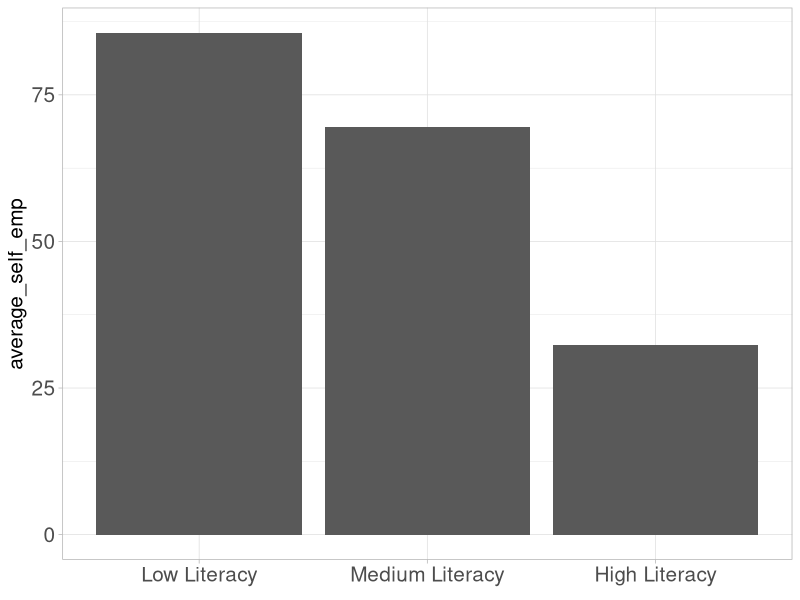

Reproduce this figure in R.
# author : Pierre Pili
# email : pierre.pili@etu.minesparis.psl.eu
# description : Question 1.2c
# Based on the literacy variable, create a new variable which classifies
# countries into low literacy (< 50%), medium literacy (50% - 80%), and high
# literacy (> 80%). Then present a bar graph comparing the mean self-employment
# rates in each of these 3 literacy-based categories of countries.



### Libraries
library(tidyverse)
library(ggplot2)
library(readxl)

### Imports
df <- read_excel("Exercise_1/RAW/employment.xls") #nolint


### Core
# Create a new category for the literacy variable
literacy_levels <- c("Low Literacy", "Medium Literacy", "High Literacy")

df <- df %>%
  mutate(literacy_category = case_when(
    literacy < 50 ~ "Low Literacy",
    literacy >= 50 & literacy <= 80 ~ "Medium Literacy",
    literacy > 80 ~ "High Literacy"
  ))

# Summarize the data to get the mean of self-employment rate per category
summary <- df %>% group_by(
    literacy_category
    ) %>%
    summarise(
        average_self_emp = mean(self_emp, na.rm = TRUE)
    ) %>%
    ungroup()

# Generates the plot of self employment with respect to log gdp and population
plot <- summary %>% ggplot(aes(x = literacy_category, y = average_self_emp)) +
    geom_col() +
    scale_x_discrete(limits = c("Low Literacy", "Medium Literacy", "High Literacy")) + #nolint
    theme_light() +
    theme(
        axis.text = element_text(size = 15),
        axis.title.x = element_text(size = 0),
        axis.title.y = element_text(size = 15)
    )

### Exports
ggsave("Exercise_1/OUTPUT/bar_emp_literacy.png", plot = plot, height = 8, width = 10, units = "in") #nolint